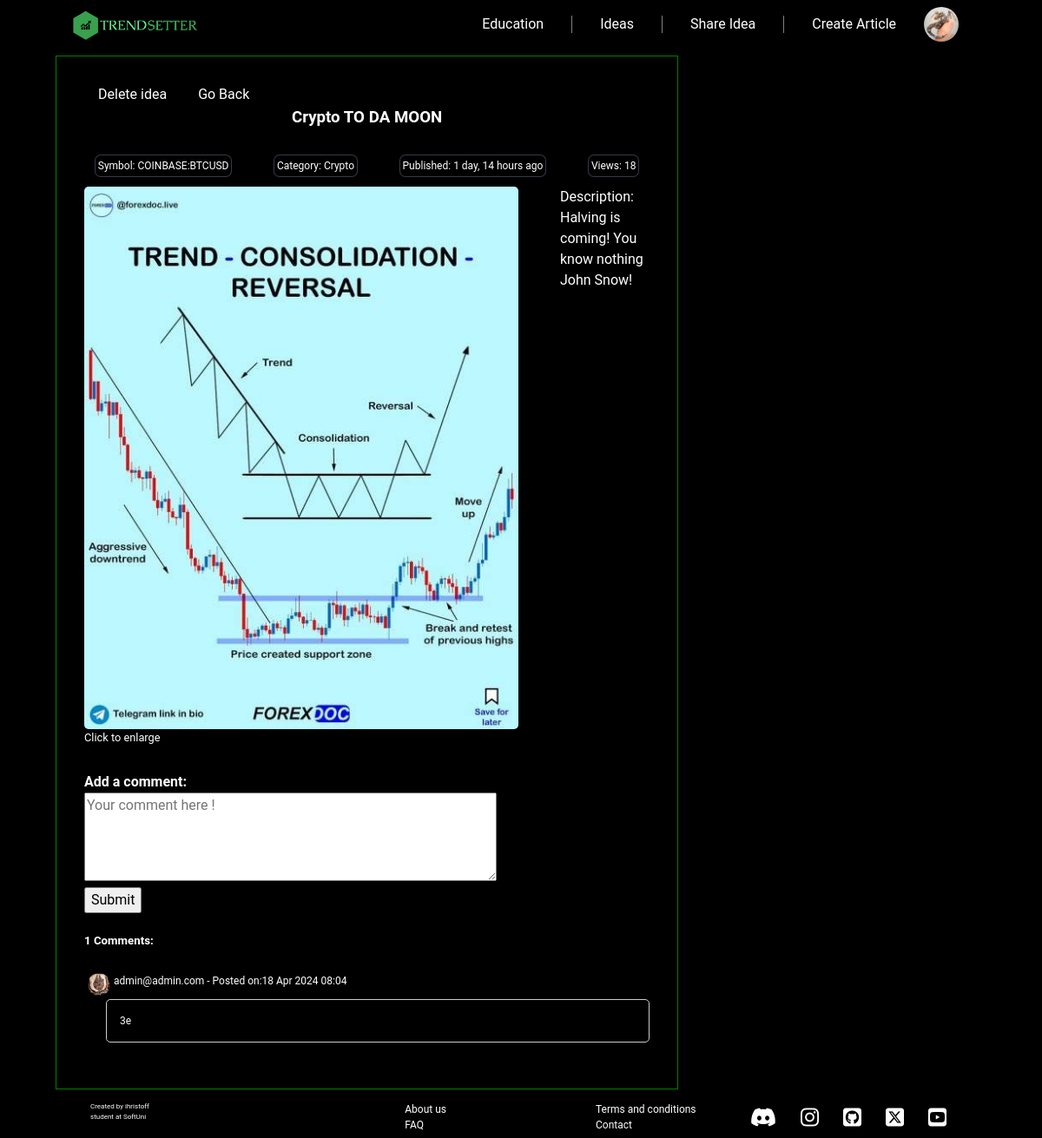
The app's page /trade_ideas/ideas/5 (signed in) with its own data.
### TrendSetter/accounts/models.py (models this page shows, shortened)
class TrendSetterUser(auth_models.AbstractBaseUser, auth_models.PermissionsMixin):
    EMAIL_MAX_LENGTH = 50
    email = models.EmailField(
        unique=True,
        max_length=EMAIL_MAX_LENGTH,
        null=False,
        blank=False,
        error_messages={'unique': 'A user with that email already exists',}
    )
    date_joined = models.DateTimeField(
        auto_now_add=True,
    )
    is_staff = models.BooleanField(
        default=False,
    )
    USERNAME_FIELD = "email"
    objects= TrendSetterUserManager()
    def __str__(self):
        return self.email
    class Meta:
        verbose_name = "User"

class Profile(models.Model):
    BEGINNER = 'beginner'
    INTERMEDIATE = 'intermediate'
    ADVANCED = 'advanced'
    EXPERT = 'Expert'
    EXPERIENCE_CHOICES = [
        (BEGINNER, 'Beginner'),
        (INTERMEDIATE, 'Intermediate'),
        (ADVANCED, 'Advanced'),
        (EXPERT, 'Expert'),
    ]
    user = models.OneToOneField(
        TrendSetterUser,
        on_delete=models.CASCADE,
        primary_key=True,
    )
    profile_image = models.ImageField(
        upload_to='profile_images/',
        validators=(image_size_validator,),
        null=True,
        blank=True,
    )
    username = models.CharField(max_length=25, unique=True, null=True, blank=True)
    send_mail_for_new_article=models.BooleanField(default=False)
    show_email = models.BooleanField(default=True)
    bio = models.CharField(max_length=500, null=True, blank=True)
    date_of_birth = models.DateField(null=True, blank=True)
    age = models.PositiveIntegerField(
        null=True,
        blank=True,
    )
    location = models.CharField(max_length=50, null=True, blank=True)
    trading_experience = models.CharField(
        max_length=12,
        choices=EXPERIENCE_CHOICES,
        default=BEGINNER,
    )

### TrendSetter/trade_ideas/models.py (models this page shows, shortened)
class TradeIdea(models.Model):
    MAX_MARKET_LENGTH = 15
    TIMEFRAME_CHOICES = [
        ('15M', '15M'),
        ('30M', '30M'),
        ('1H', '1H'),
        ('4H', '4H'),
        ('1D', '1D'),
        ('1W', '1W'),
        ('1M', '1M'),
    ]
    SYMBOL_CHOICES = [
        ('FX:EURUSD', 'EURUSD'),
        ('FX:GBPUSD', 'GBPUSD'),
        ('FX:USDCHF', 'USDCHF'),
        ('FX:USDJPY', 'USDJPY'),
        ('FX:EURJPY', 'EURJPY'),
        ('FX:AUDUSD', 'AUDUSD'),
        ('COINBASE:BTCUSD', 'BTCUSD'),
        ('COINBASE:ETHUSD', 'ETHUSD'),
        ('AMEX:SPY', 'SPY'),
        ('NASDAQ:NDX', 'NASDAQ'),
        ('NASDAQ:AAPL', 'AAPL'),
        ('NASDAQ:TSLA', 'TSLA'),
        ('NASDAQ:NVDA', 'NVDA'),
        ('NASDAQ:AMZN', 'AMZN'),
        ('SAXO:XAUUSD', 'GOLD'),
        ('SAXO:XAGUSD', 'SILVER'),
        ('Other', 'Other'),
    ]
    CATEGORY_CHOICES = [
        ('Forex', 'Forex'),
        ('Crypto', 'Crypto'),
        ('Indicies', 'Indicies'),
        ('Stocks', 'Stocks'),
        ('Commodites', 'Commodities'),
        ('Other', 'Other'),
    ]
    user = models.ForeignKey(UserModel, on_delete=models.SET_NULL, related_name='trade_ideas', null=True,
                             blank=True)
    title = models.CharField(
        max_length=25,
        null=False,
        blank=False,
    )
    idea_image = models.ImageField(
        upload_to='ideas_images/',
        validators=(image_size_validator,),
        null=False,
        blank=False,
    )
    description = models.TextField()
    symbol = models.CharField(
        max_length=MAX_MARKET_LENGTH,
        choices=SYMBOL_CHOICES,
        null=False,
        blank=False,
    )
    timeframe = models.CharField(max_length=20, choices=TIMEFRAME_CHOICES)
    category = models.CharField(max_length=20, choices=CATEGORY_CHOICES, default='Forex')
    created_at = models.DateTimeField(
        auto_now_add=True,
    )
    updated_at = models.DateTimeField(
        auto_now=True,
    )
    views = models.PositiveIntegerField(default=0)
    author_name = models.CharField(max_length=50, null=True, blank=True)
    def increase_views(self):
        self.views += 1
        self.save()
    def save(self, *args, **kwargs):
        if self.user:
            if hasattr(self.user, 'profile') and self.user.profile.username:
                self.author_name = self.user.profile.username
            else:
                email_field_name = UserModel.get_email_field_name()
                self.author_name = getattr(self.user, email_field_name)
            super().save(*args, **kwargs)
        super().save(*args, **kwargs)

class Comment(models.Model):
    content = models.TextField()
    author = models.ForeignKey(UserModel, on_delete=models.SET_NULL,related_name='trade_idea_comments', null=True, blank=True)
    idea = models.ForeignKey(TradeIdea, on_delete=models.SET_NULL, null=True, blank=True)
    created_at = models.DateTimeField(auto_now_add=True)
    updated_at = models.DateTimeField(auto_now=True)
    author_name = models.CharField(max_length=50, null=True, blank=True)

### TrendSetter/trade_ideas/views.py (the view, shortened to what this page needs)
# urls.py: path('ideas/<int:idea_pk>', TradeIdeaDetailView.as_view(), name='details idea'),
class TradeIdeaDetailView(auth_mixin.LoginRequiredMixin, views.DetailView):
    model = TradeIdea
    template_name = 'trade_ideas/idea_details.html'
    context_object_name = 'idea'
    def get_context_data(self, **kwargs):
        context = super().get_context_data(**kwargs)
        context['comment_form'] = CommentIdeaForm()
        context['comments'] = Comment.objects.filter(idea=self.object)
        heatmap = self.object.category
        if heatmap == 'Indicies':
            heatmap = 'SPX500'
        elif heatmap =='Forex':
            heatmap = 'Forex'
        elif heatmap =='Crypto':
            heatmap = 'Crypto'
        context['heatmap'] = heatmap
        return context
    def get_object(self, queryset=None):
        pk = self.kwargs.get('idea_pk')
        return TradeIdea.objects.get(pk=pk)
    def get(self, request, *args, **kwargs):
        response = super().get(request, *args, **kwargs)
        self.object.increase_views()
        return response

### templates/trade_ideas/idea_details.html (shortened to what this page needs)
{% extends "base.html" %}
{% load custom_filters %}
{% load humanize %}
{% load static %}
{% block content %}
    <section class="idea-container">
        <div class="article-details">
            <div class="sort-navigation">
                {% if  user|is_content_creator or user.pk == article.user_id  or user.is_superuser %}
                    <a class='nav-link' href="{% url 'delete idea' idea.pk %}">Delete idea</a>
                {% endif %}
                <a class='nav-link' href="{{ request.META.HTTP_REFERER }}">Go Back</a>
            </div>
            <h1>{{ object.title }}</h1>
            <div class="tiny-info">
                <p class="card-item-icon">Symbol: {{ object.symbol }}</p>
                <p class="card-item-icon">Category: {{ object.category }}</p>
                <p class="card-item-icon">Published: {{ object.created_at|naturaltime }}</p>
                <p class="card-item-icon">Views: {{ idea.views }}</p>
            </div>
            <div class="article-container">
                <div class="article-img">
                    <img id="myImg" class="article-img" src="{{ idea.idea_image.url }}" alt="{{ idea.title }}">
                    <p class="enlarge-text">Click to enlarge</p>
                </div>
                <div class="article-content">Description: {{ object.description|safe }}</div>
            </div>
            <div class="add-comment">
                <h4>Add a comment:</h4>
                <form method="post" id="commentForm">
                    {{ comment_form.as_p }}
                    <button type="submit">Submit</button>
                </form>
            </div>
            <h5>{{ comments.count }} Comments: </h5>
            {% for comment in comments %}
                <div class="comments">
                    <div class="comment-author">
                        <p>
                            {% if comment.author.profile.profile_image %}
                                <img src="{{ comment.author.profile.profile_image.url }}" alt="Author Avatar"
                                     class=" avatar">
                            {% else %}
                                <img src="{% static 'images/anonymous-user.webp' %}" alt="Author Avatar"
                                     class=" avatar">
                            {% endif %}
                        </p>
                        <p>{% if comment.author.username %}
                            {{ comment.author.profile.username }} - {{ comment.created_at|date:"d M Y h:m" }}
                        {% else %}
                            {{ comment.author }} - Posted on:{{ comment.created_at|date:"d M Y h:m" }}
                        {% endif %}
                        </p>
                    </div>
                    <p class="comment">{{ comment.content }}</p>
                </div>
            {% empty %}
                <p>No comments yet.</p>
            {% endfor %}
        </div>
        <div class="side-bar-left">
        </div>
    </section>
{% endblock %}

### templates/base.html (shortened to what this page needs)
{% load custom_filters %}
{% load static %}
<!DOCTYPE html>
<html lang="en">
<head>
    <link rel="stylesheet" href="{% static 'css/reset.css' %}">
    <link rel="stylesheet" href="{% static 'css/base.css' %}">
</head>
<body>
<section id="top">
    <header class="header">
        <div class="logo">
            <a href="{% url 'index' %}">
                <img src="{% static 'images/logo.png' %} " width="150" alt="TRENDSETTER">
            </a>
        </div>
        <nav class="navigation">
            <ul role="list">
                <li class="nav-item"><a href="{% url 'education articles' %}" class="nav-link ">Education</a></li>
                <li class="nav-item"><a href="{% url 'trade ideas dashboard' %}" class="nav-link">Ideas</a></li>
                {% if not request.user.is_authenticated %}
                    <li class="nav-item"><a href="{% url 'login' %}" class="nav-link">Login</a></li>
                {% else %}
                    <li class="nav-item"><a href="{% url 'create idea' %}" class="nav-link">Share Idea</a></li>
                    {% if user.is_authenticated and user.is_staff %}
                        <li class="nav-item"><a href="{% url 'create article' %}" class="nav-link">Create Article</a>
                        </li>
                    {% elif user.is_authenticated and user|is_content_creator %}
                        <li class="nav-item"><a href="{% url 'create article' %}" class="nav-link">Create Article</a>
                        </li>
                    {% endif %}
                    <div class="profile">
                        {% if request.user.profile.profile_image %}
                            <img src="{{ request.user.profile.profile_image.url }}" alt="Profile Picture"
                                 class="profile-img" id="profileBtn">
                        {% else %}
                            <img src="{% static 'images/anonymous-user.webp' %}" alt="Profile Picture"
                                 class="profile-img" id="profileBtn">
                        {% endif %}
                    </div>
                {% endif %}
            </ul>
        </nav>
    </header>
</section>
<section id="main-section">
    {% block content %}
    {% endblock %}
</section>
<footer>
    <div class="footer-left">
        <div class="created-by">
            <p>Created by ihristoff</p>
            <p>student at <a href="https://softuni.bg" class="softuni-link">SoftUni</a></p>
        </div>
        <div class="footer-center">
            <ul role="list">
                <li><a href="{% url 'about' %}" class="footer-link">About us</a></li>
                <li><a href="{% url 'faq' %}" class="footer-link">FAQ</a></li>
            </ul>
        </div>
    </div>
    <div class="footer-right">
        <div class="footer-center">
            <ul role="list">
                <li><a href="{% url 'terms and conditions' %}" class="footer-link">Terms and conditions</a></li>
                <li><a href="{% url 'contact' %}" class="footer-link">Contact</a></li>
            </ul>
        </div>
        <div class="socials">
            <div class="social-icons">
                <a href="https://discord.gg/SH7ERRZ9" class="footer-link"><i
                        class="fa-brands fa-discord"></i></a>
                <a href="https://www.instagram.com/forexdoc.htc/?hl=en" class="footer-link"><i
                        class="fa-brands fa-instagram icon"></i></a>
                <a href="https://github.com/ihristoff" class="footer-link"><i
                        class="fa-brands fa-square-github"></i></a>
                <a href="https://twitter.com/JohnKicklighter" class="footer-link"><i
                        class="fa-brands fa-square-x-twitter"></i></a>
                <a href="https://www.youtube.com/@FrozenTundraTrader" class="footer-link"><i
                        class="fa-brands fa-square-youtube"></i></a>
            </div>
        </div>
    </div>
</footer>
</body>
</html>

### records on screen
TrendSetterUser: user.profile.profile_image (picture)
TradeIdea: title "Crypto TO DA MOON", symbol "COINBASE:BTCUSD", category "Crypto", created_at "1 day, 14 hours ago", views "18", idea_image (picture), description "Halving is coming! You know nothing John Snow!"
Comment: author.profile.profile_image (picture), author "admin@admin.com", created_at "18 Apr 2024 08:04", content "3e"

### other values on screen
{{ comments.count }} "1"
